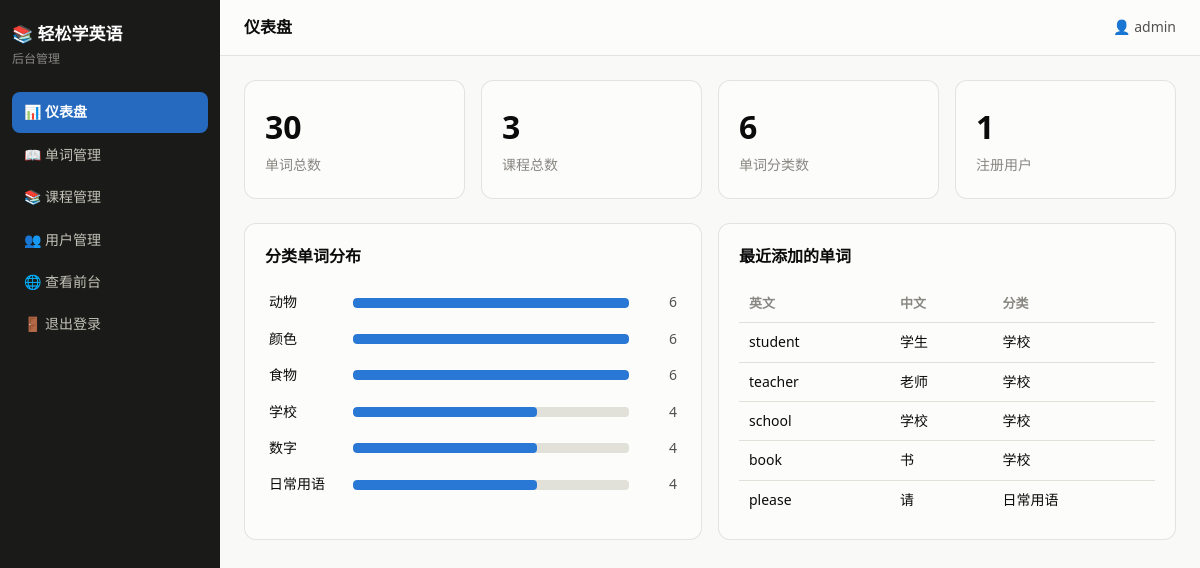
Screenshot of /admin (signed in) with the database file from the repository.
### app/models.py (models this page shows)
class Admin(Base):
    __tablename__ = "admins"
    id: Mapped[int] = mapped_column(primary_key=True, autoincrement=True)
    username: Mapped[str] = mapped_column(String(50), unique=True)
    password_hash: Mapped[str] = mapped_column(String(200))  # 只存加密后的密码,不存明文

class Word(Base):
    __tablename__ = "words"
    id: Mapped[int] = mapped_column(primary_key=True, autoincrement=True)
    english: Mapped[str] = mapped_column(String(100))                     # 英文
    chinese: Mapped[str] = mapped_column(String(100))                     # 中文释义
    phonetic: Mapped[str] = mapped_column(String(100), default="")        # 音标
    example: Mapped[str] = mapped_column(Text, default="")                # 英文例句
    example_cn: Mapped[str] = mapped_column(Text, default="")             # 例句翻译
    category: Mapped[str] = mapped_column(String(50), default="未分类", index=True)  # 分类
    created_at: Mapped[datetime] = mapped_column(DateTime, default=datetime.now)

### app/routers/admin.py (the view)
@router.get("", response_class=HTMLResponse)
def dashboard(request: Request, db: Session = Depends(get_db)):
    admin = get_admin(request, db)
    if admin is None:
        return RedirectResponse("/admin/login", status_code=303)
    stats = {
        "words": db.scalar(select(func.count(Word.id))),
        "lessons": db.scalar(select(func.count(Lesson.id))),
        "categories": len(db.scalars(select(Word.category).distinct()).all()),
        "users": db.scalar(select(func.count(User.id))),
    }
    category_rows = db.execute(
        select(Word.category, func.count(Word.id))
        .group_by(Word.category)
        .order_by(func.count(Word.id).desc())
    ).all()
    max_count = max((count for _, count in category_rows), default=0)
    recent_words = db.scalars(select(Word).order_by(Word.id.desc()).limit(5)).all()
    return templates.TemplateResponse(request, "admin/dashboard.html", {
        "admin": admin,
        "stats": stats,
        "category_rows": category_rows,
        "max_count": max_count,
        "recent_words": recent_words,
        "active": "dashboard",
    })

### app/templates/admin/dashboard.html (shortened to what this page needs)
{% extends "admin/base.html" %}
{% block page_title %}仪表盘{% endblock %}
{% block content %}
<div class="stat-grid">
  <div class="stat-tile">
    <span class="stat-value">{{ stats.words }}</span>
    <span class="stat-label">单词总数</span>
  </div>
  <div class="stat-tile">
    <span class="stat-value">{{ stats.lessons }}</span>
    <span class="stat-label">课程总数</span>
  </div>
  <div class="stat-tile">
    <span class="stat-value">{{ stats.categories }}</span>
    <span class="stat-label">单词分类数</span>
  </div>
  <div class="stat-tile">
    <span class="stat-value">{{ stats.users }}</span>
    <span class="stat-label">注册用户</span>
  </div>
</div>
<div class="panel-grid">
  <div class="panel">
    <h2>分类单词分布</h2>
    <div class="bar-list">
      {% for category, count in category_rows %}
      <div class="bar-row" title="{{ category }}:{{ count }} 个单词">
        <span class="bar-label">{{ category }}</span>
        <span class="bar-track">
          <span class="bar-fill" style="width: {{ (count / max_count * 100) | round(1) }}%"></span>
        </span>
        <span class="bar-value">{{ count }}</span>
      </div>
      {% else %}
      <p class="empty-tip">还没有单词,快去添加吧</p>
      {% endfor %}
    </div>
  </div>
  <div class="panel">
    <h2>最近添加的单词</h2>
    <table class="table-plain">
      <thead>
        <tr><th>英文</th><th>中文</th><th>分类</th></tr>
      </thead>
      <tbody>
        {% for w in recent_words %}
        <tr><td>{{ w.english }}</td><td>{{ w.chinese }}</td><td>{{ w.category }}</td></tr>
        {% else %}
        <tr><td colspan="3" class="empty-tip">还没有单词</td></tr>
        {% endfor %}
      </tbody>
    </table>
  </div>
</div>
{% endblock %}

### app/templates/admin/base.html (shortened to what this page needs)
<!DOCTYPE html>
<html lang="zh-CN">
<head>
  <link rel="stylesheet" href="/static/css/admin.css?v=20261005">
</head>
<body>
<div class="admin-layout">
  <aside class="sidebar">
    <div class="sidebar-brand">📚 轻松学英语</div>
    <div class="sidebar-sub">后台管理</div>
    <nav class="sidebar-nav">
      <a href="/admin" class="{{ 'active' if active == 'dashboard' }}">📊 仪表盘</a>
      <a href="/admin/words" class="{{ 'active' if active == 'words' }}">📖 单词管理</a>
      <a href="/admin/lessons" class="{{ 'active' if active == 'lessons' }}">📚 课程管理</a>
      <a href="/admin/users" class="{{ 'active' if active == 'users' }}">👥 用户管理</a>
      <a href="/" target="_blank">🌐 查看前台</a>
      <a href="/admin/logout">🚪 退出登录</a>
    </nav>
  </aside>
  <main class="admin-main">
    <header class="admin-topbar">
      <span class="admin-title">{% block page_title %}{% endblock %}</span>
      <span class="admin-user">👤 {{ admin.username }}</span>
    </header>
    <div class="admin-content">
      {% block content %}{% endblock %}
    </div>
  </main>
</div>
</body>
</html>

### app/static/css/admin.css (style rules this page uses)
:root { --page: #f9f9f7; --surface: #fcfcfb; --ink: #0b0b0b; --ink-2: #52514e; --ink-3: #898781; --line: #e1e0d9; --border: rgba(11, 11, 11, 0.10); --brand: #2a78d6; --brand-dark: #256abf; --good: #0ca30c; --critical: #d03b3b; --sidebar: #1a1a19; --sidebar-text: #c3c2b7; }
* { box-sizing: border-box; margin: 0; padding: 0; }
body { font-family: system-ui, -apple-system, "Segoe UI", "Microsoft YaHei", sans-serif; background: var(--page); color: var(--ink); line-height: 1.6; }
.admin-layout { display: flex; min-height: 100vh; }
.sidebar { width: 220px; background: var(--sidebar); color: #fff; position: fixed; top: 0; bottom: 0; display: flex; flex-direction: column; padding: 20px 12px; }
.sidebar-brand { font-size: 17px; font-weight: 700; margin-bottom: 2px; }
.sidebar-sub { color: #898781; font-size: 12px; margin-bottom: 24px; }
.sidebar-nav { display: flex; flex-direction: column; gap: 2px; }
.sidebar-nav a { color: var(--sidebar-text); text-decoration: none; padding: 9px 12px; border-radius: 8px; font-size: 14px; }
.sidebar-nav a.active { background: var(--brand-dark); color: #fff; font-weight: 600; }
.admin-main { margin-left: 220px; flex: 1; display: flex; flex-direction: column; min-height: 100vh; }
.admin-topbar { height: 56px; background: var(--surface); border-bottom: 1px solid var(--border); display: flex; align-items: center; justify-content: space-between; padding: 0 24px; position: sticky; top: 0; z-index: 5; }
.admin-title { font-weight: 700; }
.admin-user { color: var(--ink-2); font-size: 14px; }
.admin-content { padding: 24px; flex: 1; }
.stat-grid { display: grid; grid-template-columns: repeat(auto-fit, minmax(180px, 1fr)); gap: 16px; margin-bottom: 24px; }
.stat-tile { background: var(--surface); border: 1px solid var(--border); border-radius: 12px; padding: 20px; }
.stat-value { display: block; font-size: 32px; font-weight: 700; }
.stat-label { color: var(--ink-3); font-size: 14px; }
.panel-grid { display: grid; grid-template-columns: repeat(auto-fit, minmax(320px, 1fr)); gap: 16px; }
.panel { background: var(--surface); border: 1px solid var(--border); border-radius: 12px; padding: 20px; }
.panel h2 { font-size: 16px; margin-bottom: 16px; }
.bar-list { display: flex; flex-direction: column; gap: 2px; }
.bar-row { display: grid; grid-template-columns: 72px 1fr 36px; align-items: center; gap: 12px; padding: 6px 4px; border-radius: 6px; }
.bar-label { font-size: 14px; overflow: hidden; text-overflow: ellipsis; white-space: nowrap; }
.bar-track { height: 10px; background: var(--line); border-radius: 4px; overflow: hidden; }
.bar-fill { display: block; height: 100%; background: var(--brand); border-radius: 4px; }
.bar-value { text-align: right; font-size: 14px; color: var(--ink-2); font-variant-numeric: tabular-nums; }
.table-plain { width: 100%; border-collapse: collapse; font-size: 14px; }
.table-plain th, .table-plain td { padding: 8px 10px; text-align: left; border-bottom: 1px solid var(--line); }
.table-plain th { color: var(--ink-3); font-size: 13px; font-weight: 600; }
.table-plain tbody tr:last-child td { border-bottom: none; }

### rows the page displays
Admin: username "admin"
Word: english "student", chinese "学生", category "学校"
Word: english "teacher", chinese "老师", category "学校"
Word: english "school", chinese "学校", category "学校"
Word: english "book", chinese "书", category "学校"
Word: english "please", chinese "请", category "日常用语"

### other values shown
{{ stats.words }} "30"
{{ stats.lessons }} "3"
{{ stats.categories }} "6"
{{ stats.users }} "1"
{{ category }} "动物" "颜色" "食物" "学校" "数字" "日常用语"
{{ count }} "6" "6" "6" "4" "4" "4"
